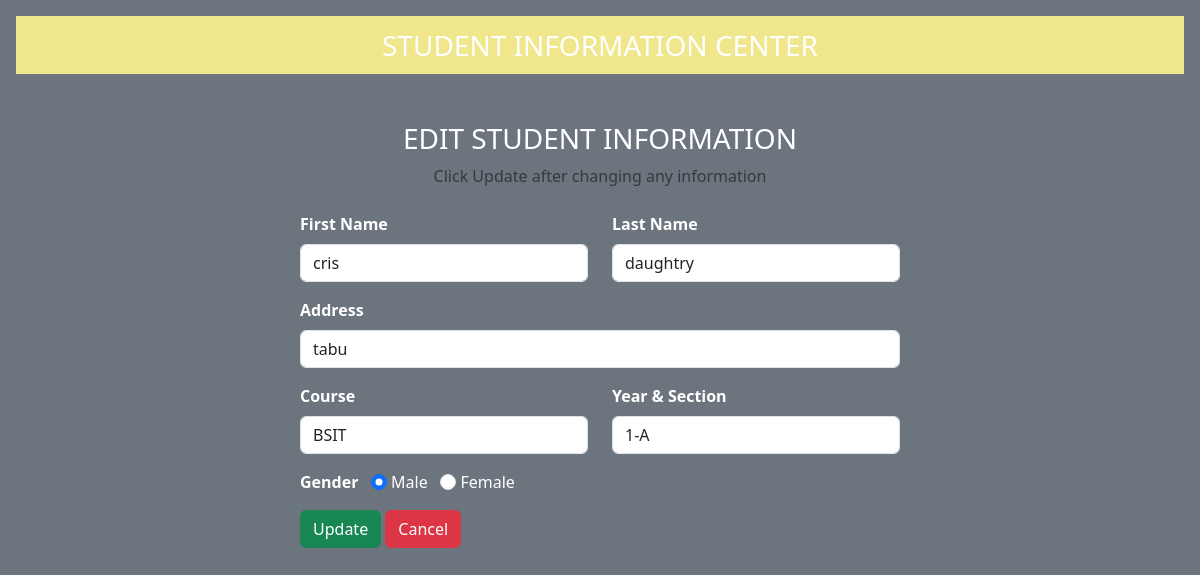
Screenshot of /student_info/edit.php?id=7 with the database file from the repository.
### tables this page shows
CREATE TABLE `student` (
  `id` int(100) NOT NULL,
  `first_name` varchar(100) NOT NULL,
  `last_name` varchar(100) NOT NULL,
  `gender` varchar(100) NOT NULL,
  `address` varchar(255) NOT NULL,
  `course` varchar(255) NOT NULL,
  `year_section` varchar(100) NOT NULL
);

### student_info/edit.php (the view, shortened to what this page needs)
<?php
include "dbconn.php";
$id = $_GET['id'];
?>
<!DOCTYPE html>
<html lang="en">
<head>
   <link rel="stylesheet" href= "https://cdn.jsdelivr.net/npm/bootstrap@5.3.2/dist/css/bootstrap.min.css">
   <link rel="stylesheet" href="https://cdnjs.cloudflare.com/ajax/libs/font-awesome/6.5.1/css/all.min.css"
 />
</head>
<body class="text-bg-secondary p-3">
    <nav class="navbar navbar-light justify-content-center fs-3 mb-5" style="background-color: khaki ">
        STUDENT INFORMATION CENTER
    </nav>
    <div class="container">
        <div class="text-center mb-4">
            <h3>EDIT STUDENT INFORMATION</h3>
            <p class="text-muted">Click Update after changing any information</p>
        </div>
        <?php
        $sql = "SELECT * FROM student WHERE id = $id LIMIT 1";
        $result = mysqli_query($con, $sql);
        $row = mysqli_fetch_assoc($result);
        ?>
        <div class="container d-flex justify-content-center">
            <form action="" method="post" style="width:50vw; min-width:300px;">
                <div class="row mb-3">
                    <div class="col">
                        <label class="form-label"><b>First Name</b></label>
                        <input type="text" class="form-control" name="first_name"
                        value="<?php echo $row['first_name']?>">
                    </div>
                    <div class="col">
                        <label class="form-label"><b>Last Name</b></label>
                        <input type="text" class="form-control" name="last_name"
                        value="<?php echo $row['last_name']?>">
                    </div>
                </div>
                <div class="mb-3">
                        <label class="form-label"><b>Address</b></label>
                        <input type="text" class="form-control" name="address"
                        value="<?php echo $row['address']?>">
                </div>
                <div class="row mb-3">
                    <div class="col">
                        <label class="form-label"><b>Course</b></label>
                        <input type="text" class="form-control" name="course"
                        value="<?php echo $row['course']?>">
                    </div>
                    <div class="col">
                        <label class="form-label"><b>Year & Section</b></label>
                        <input type="text" class="form-control" name="year_section"
                        value="<?php echo $row['year_section']?>">
                    </div>
                </div>
                <div class="form-group mb-3">
                    <label><b>Gender</b></label> &nbsp;
                    <input type="radio" class="form-check-input" name="gender"
                   id="Male" value="Male" <?php echo ($row['gender']=='Male')?"checked":""; ?>>
                   <label for="Male" class="form-input-label">Male</label>
                   <input type="radio" class="form-check-input" name="gender"
                   id="Female" value="Female" <?php echo ($row['gender']=='Female')?"checked":""; ?>>
                   <label for="Female" class="form-input-label">Female</label>
                </div>
                <div>
                    <button type="submit" class="btn btn-success" name="submit">Update</button>
                    <a href="index.php" class="btn btn-danger">Cancel</a>
                </div>
            </form>
        </div>
    </div>
<link rel="stylesheet" href="https://cdn.jsdelivr.net/npm/bootstrap@5.3.2/dist/js/bootstrap.bundle.min.js">
</body>
</html>

### rows the page displays
student: first_name "cris", last_name "daughtry", address "tabu", course "BSIT", year_section "1-A", gender "☑ Male", gender "☐ Female"
